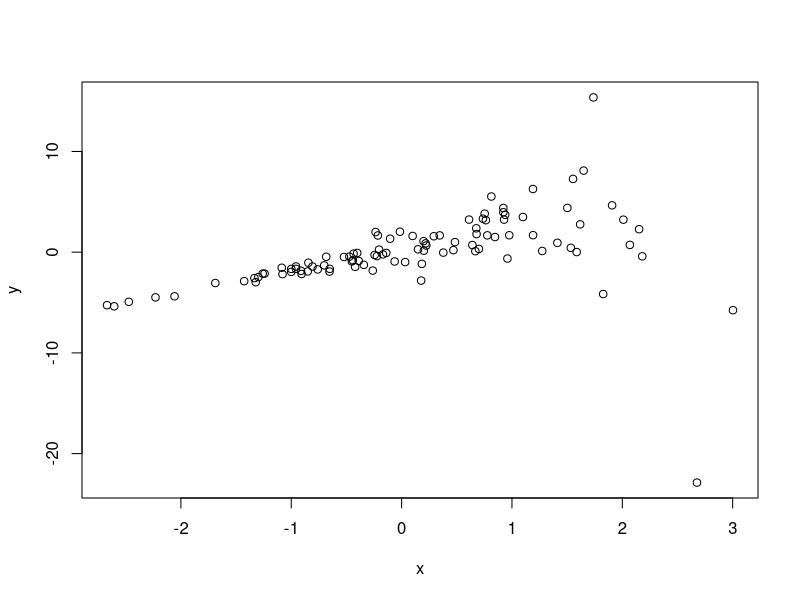

Source code (R):
set.seed(194812)
n <- 100
x <- rnorm(n)
residual_sd <- exp(x)
y <- 2*x + residual_sd*rnorm(n)

plot(x,y)

mod <- lm(y~x)
summary(mod)

library(sandwich)
vcovHC(mod, type = "HC")

sandwich_se <- diag(vcovHC(mod, type = "HC"))^.5
sandwich_se

coef(mod)-1.96*sandwich_se
coef(mod)+1.96*sandwich_se
